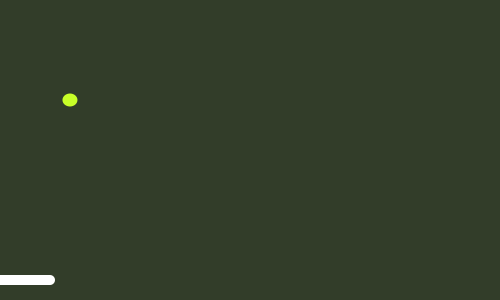
Frame 1 (no input)
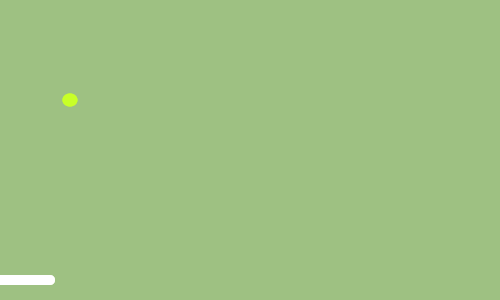
Frame 60 (the mouse pressed at the canvas centre just before this capture)
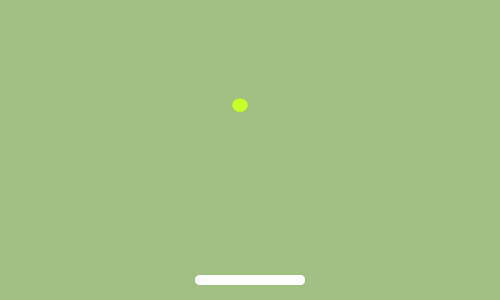
Frame 120 (the mouse held since frame 60 and released just before this capture)

The Processing sketch that drew these frames (run headless with seeded random() and noise(); from frame 60 on, the mouse is pressed at the canvas centre):

// Processing sketch: pong
// ── pong.pde
boolean start = false;

float padWidth = 100, padHeight = 10;

int ballRadius = 15;
float ballX = random(ballRadius, width), ballY = 100;
float speedX = random(4, 6), speedY = random(4, 7);

Paddle player;

void setup()
{
  size(500, 300);
  noStroke();
  smooth();
  background(0);
  rectMode(CENTER);
}

void draw()
{
  fill(160, 195, 130, 80);
  rect(width/2, height/2, width, height);

  player = new Paddle(mouseX, height - 20, padWidth, padHeight, 255);
  player.display();

  drawBall(ballX, ballY, ballRadius);

  if (start)
  {
    if (ballX >= width - ballRadius || ballX < 0)
    {
      speedX = -1 * speedX;
      ballX += speedX;
    }

    if (ballY < 0)
    {
      speedY = -1*speedY;
      ballY += speedY;
    }

    if (ballX > mouseX - padWidth/2 - padHeight/2 && ballX < mouseX + padWidth/2 + padHeight/2 && ballY > height - 20 - padHeight && ballY < height - 20)
    {
      speedY = -1*speedY;
      ballY += speedY;
    }

    if (ballY > height)
    {
      fill(250, 50, 20);
      rect(width/2, height/2, width, height);
      start = false;
      ballX = random(200, 400);
      ballY = 100;
      speedX = random(3, 6);
      speedY = random(3, 6);
    }

    ballX += speedX;
    ballY += speedY;
    speedX += random(-0.3, 0.3);
    speedY += random(-0.3, 0.3);
  }
}

class Paddle
{
  float x, y, w, h, c;
  float speed = 5.0;

  Paddle(float tempX, float tempY, float tempW, float tempH, int pColor)
  {
    x = tempX;
    y = tempY;
    w = tempW;
    h = tempH;
    c = pColor;
  }

  void display()
  {
    fill(c);
    rect(x, y, w, h);
    ellipse(x-w/2, y, h, h); 
    ellipse(x+w/2, y, h, h);
  }
}

void drawBall(float x, float y, int r)
{
  fill(200, 255, 40);
  ellipse(x, y, r, r-2);
}

void mousePressed() 
{
  start = !start;
}
